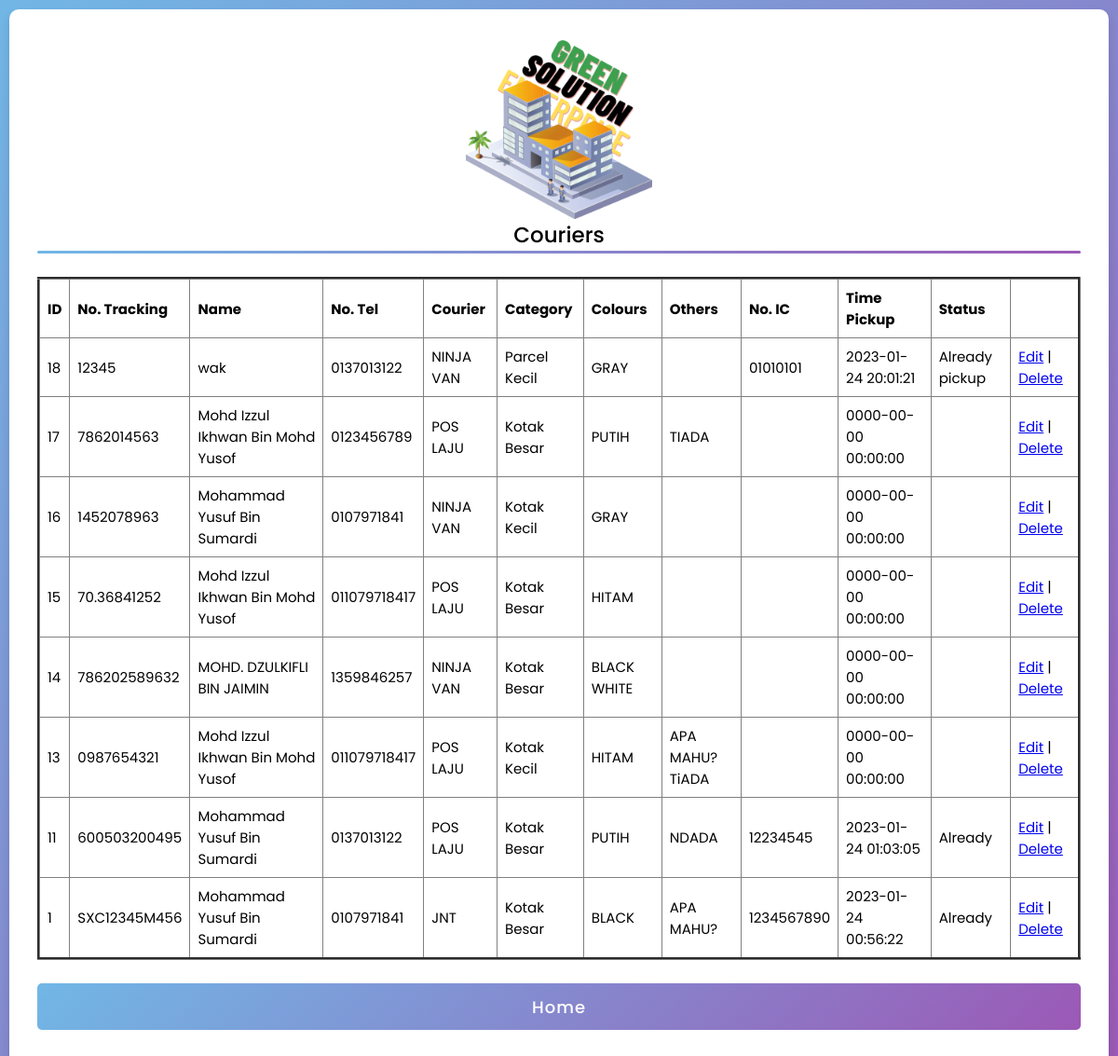
The page /php/viewparcel.php on the database its author committed.
### tables this page shows
CREATE TABLE `parcels` (
  `id` int(11) NOT NULL,
  `tracking` varchar(110) NOT NULL,
  `name` varchar(110) NOT NULL,
  `no` varchar(15) NOT NULL,
  `courier` varchar(110) NOT NULL,
  `category` varchar(110) NOT NULL,
  `color` varchar(110) NOT NULL,
  `other` varchar(11000) NOT NULL,
  `noic` varchar(110) NOT NULL,
  `time` datetime NOT NULL,
  `status` varchar(110) NOT NULL
);

### php/viewparcel.php (the view, shortened to what this page needs)
<?php
include_once("db_conn2.php");
$result = mysqli_query($conn2, "SELECT * FROM parcels ORDER BY id DESC");
?>
<html>
<head>
    <link rel="stylesheet" type="text/css" href="../css/stylexxx.css">
</head>
<body>
    <div class="container">
    <div class="upsi">
      <img src="../images/sol3.png" alt="" width="200" height="200">
    </div>
    <div class="title">Couriers</div>
    <div class=" line "></div><br><br>
    <table style="margin: 0 auto;" border=3>
    <tr>
            <th>ID</th>
            <th>No. Tracking</th>
            <th>Name</th>
            <th>No. Tel</th>
            <th>Courier</th>
            <th>Category</th>
            <th>Colours</th>
            <th>Others</th>
            <th>No. IC</th>
            <th>Time Pickup</th>
            <th>Status</th>
        </tr>
    <?php
    while($user_data = mysqli_fetch_array($result)) {
        echo "<tr>";
            echo "<td>".$user_data['id']."</td>";
            echo "<td>".$user_data['tracking']."</td>";
            echo "<td>".$user_data['name']."</td>";
            echo "<td>".$user_data['no']."</td>";
            echo "<td>".$user_data['courier']."</td>";
            echo "<td>".$user_data['category']."</td>";
            echo "<td>".$user_data['color']."</td>";
            echo "<td>".$user_data['other']."</td>";
            echo "<td>".$user_data['noic']."</td>";
            echo "<td>".$user_data['time']."</td>";
            echo "<td>".$user_data['status']."</td>";
            echo "
            <td>
                <a href='editparcel.php?id=$user_data[id]'>Edit</a> |
                <a href='deleteparcel.php?id=$user_data[id]'
                onClick=\"javascript:return confirm('Are you sure you want to remove this data?');\">
                Delete</a>
            </td>";
        echo "</tr>";
    }
    ?>
    </table>
    <form action="home.php">
            <br><button id="button" href="home.php">Home</button><br><br>
    </form>
    </div>
</body>
</html>

### css/stylexxx.css (style rules this page uses)
* { margin: 0; padding: 0; box-sizing: border-box; font-family: 'Poppins',sans-serif; }
body { height: 100vh; flex-wrap: wrap; display: flex; justify-content: center; align-items: center; padding: 10px; background: linear-gradient(135deg, #71b7e6, #9b59b6); }
.container { max-width: 7000px; width: 100%; background-color: #fff; padding: 25px 30px; border-radius: 10px; box-shadow: 0 5px 10px rgba(0,0,0,0.15); }
.container .upsi { text-align: center; }
.container .title { text-align: center; font-size: 23px; font-weight: 500; position: relative; }
.line { width: 100%; height: 3px; background: linear-gradient(135deg, #71b7e6, #9b59b6); display: inline-block; border-radius: 5px; }
#button { height: 50px; width: 100%; border-radius: 5px; border: none; color: #fff; font-size: 18px; font-weight: 500; letter-spacing: 1px; cursor: pointer; transition: all 0.3s ease; background: linear-gradient(135deg, #71b7e6, #9b59b6); }

### php/viewparcel.php (style rules this page uses)
table { border-collapse: collapse; border-spacing: 0; width: 100%; font-size: 15px; }
th, td { text-align: left; padding: 8px; }

### rows shown on the page
parcels: id "18", tracking "12345", name "wak", no "0137013122", courier "NINJA VAN", category "Parcel Kecil", color "GRAY", noic "01010101", time "2023-01-24 20:01:21", status "Already pickup"
parcels: id "17", tracking "7862014563", name "Mohd Izzul Ikhwan Bin Mohd Yusof", no "0123456789", courier "POS LAJU", category "Kotak Besar", color "PUTIH", other "TIADA", time "0000-00-00 00:00:00"
parcels: id "16", tracking "1452078963", name "Mohammad Yusuf Bin Sumardi", no "0107971841", courier "NINJA VAN", category "Kotak Kecil", color "GRAY", time "0000-00-00 00:00:00"
parcels: id "15", tracking "70.36841252", name "Mohd Izzul Ikhwan Bin Mohd Yusof", no "011079718417", courier "POS LAJU", category "Kotak Besar", color "HITAM", time "0000-00-00 00:00:00"
parcels: id "14", tracking "786202589632", name "MOHD. DZULKIFLI BIN JAIMIN", no "1359846257", courier "NINJA VAN", category "Kotak Besar", color "BLACK WHITE", time "0000-00-00 00:00:00"
parcels: id "13", tracking "0987654321", name "Mohd Izzul Ikhwan Bin Mohd Yusof", no "011079718417", courier "POS LAJU", category "Kotak Kecil", color "HITAM", other "APA MAHU? TiADA", time "0000-00-00 00:00:00"
parcels: id "11", tracking "600503200495", name "Mohammad Yusuf Bin Sumardi", no "0137013122", courier "POS LAJU", category "Kotak Besar", color "PUTIH", other "NDADA", noic "12234545", time "2023-01-24 01:03:05", status "Already"
parcels: id "1", tracking "SXC12345M456", name "Mohammad Yusuf Bin Sumardi", no "0107971841", courier "JNT", category "Kotak Besar", color "BLACK", other "APA MAHU?", noic "1234567890", time "2023-01-24 00:56:22", status "Already"
